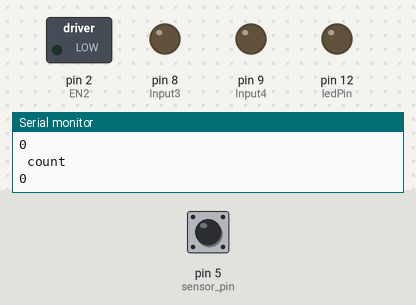
This sketch was run on a simulated Arduino Uno, built with avr-gcc and run on an emulated ATmega328P. On the bench: switched loads named in the sketch (green lamp = pin HIGH), output pins drawn as LEDs (lit = HIGH), the last lines printed to the serial monitor. The test bench sets the inputs (shaded band); at power-on: pin 5 (sensor_pin) HIGH.

Above: at 1.2 s.
1.3 s: pin 5 (sensor_pin) driven LOW
At 2.2 s:
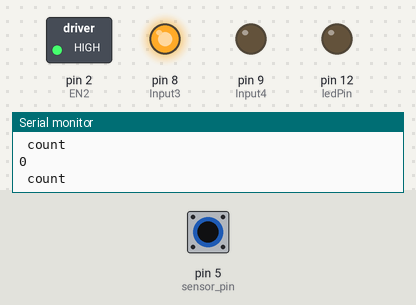
4.3 s: pin 5 (sensor_pin) driven HIGH
At 6.4 s:
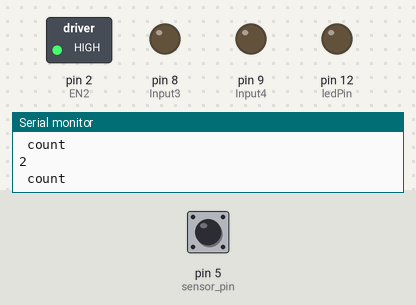
6.8 s: pin 5 (sensor_pin) pulsed LOW 2 times (0.12 s each, 0.3 s apart)
At 7.8 s:
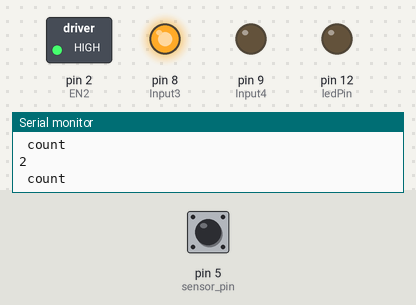
Timing chart, 0 to 10.3 s (numbered marks = the images above; inputs shaded):
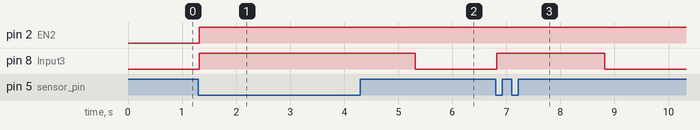

The sketch:

smart_fan_using_ir.ino
```cpp
/***********************************************************
Project 18: Smart Fan
Description: When an object comes in front of it, it detects and fan starts rotating
Company: Texoham eLearning Platform
Website: www.texoham.com/elearning
***********************************************************/
 int count = 0;
int sensor_pin =5;            //arduino 11th pin connected to echo Pin of the ultrasonic sensor
const int ledPin =12;
//const int Input1 = 3;                 //arduino 3rd pin connected to L293D pin input1
//const int Input2 = 4;                 //arduino 4th pin connected to L293D pin input2
const int Input3 = 8;                 //arduino 8th pin connected to L293D pin input3
const int Input4 = 9;
const int EN2 = 2 ;//arduino 9th pin connected to L293D pin input4
int val;
void setup()
{
  pinMode(ledPin,OUTPUT);
  pinMode(sensor_pin, INPUT);
  pinMode (Input4, OUTPUT);
  pinMode (Input3, OUTPUT);
  pinMode (EN2,OUTPUT);
  //pinMode (Input2, OUTPUT);
  //pinMode (Input1, OUTPUT);
  Serial.begin(9600);
}
long duration, distance;
void stop()
{
  digitalWrite(Input4, LOW);
  digitalWrite(Input3, LOW);
  digitalWrite(EN2, HIGH);
  //digitalWrite(Input2, LOW);
  //digitalWrite(Input1, LOW);
}

void start()
{
  digitalWrite(Input4, LOW);
  digitalWrite(Input3, HIGH);
  digitalWrite(EN2, HIGH);
  //digitalWrite(Input2, HIGH);
  //digitalWrite(Input1, LOW);
}


void loop()
{
  val = digitalRead(sensor_pin);
//  distance = duration/58.2;   // The speed of sound is 340 m/s or 29 microseconds per centimeter.// The echo travels out and back, so to find the distance of the
  Serial.println(count);                                        // object we take half of the distance travelled.
  Serial.println(" count ");

  if(val==0)
  {
    if(count % 2 == 0)
    {
    digitalWrite(Input4,HIGH);
    digitalWrite(Input3,LOW);
    digitalWrite(ledPin,LOW);
    start();
    count++;
    delay(2000);
    }
   else if(count % 2 == 1)
  {
  digitalWrite(Input4,LOW);
    digitalWrite(Input3,HIGH);
    count++;
    delay(2000);
  }
  else
   digitalWrite(ledPin,HIGH);
    stop();
  }
}
```

Measured:
- after the input at 1.3 s, pin 2 (EN2), pin 8 (Input3): LOW → HIGH at once
- after the input at 4.3 s, pin 8 (Input3): HIGH → LOW after 1.0 s
- after the input at 6.8 s, pin 8 (Input3): LOW → HIGH at once, → LOW 2.0 s later
